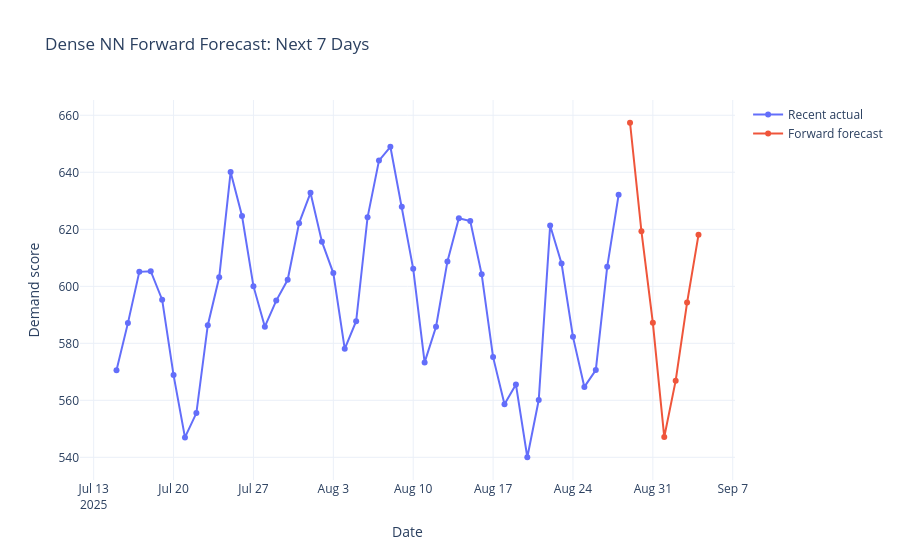

Notebook cell for this chart:
### Markdown cell above
### Dense NN Forward Forecast

This graph forecasts the next 7 days beyond the dataset. It uses recent history and simple future feature assumptions, so it is a planning scenario rather than a validation plot.

### Code cell
future_horizon = 7

dense_future_7 = forecast_future_dense(
    model=dense_model,
    history_df=df,
    feature_columns=dense_feature_columns,
    lag_days=lag_days,
    horizon=future_horizon,
    feature_mean=dense_mean,
    feature_std=dense_std,
    target_mean=dense_y_mean,
    target_std=dense_y_std,
)

plot_forward_forecast(
    df,
    dense_future_7,
    "Dense NN Forward Forecast: Next 7 Days",
)

dense_future_7
